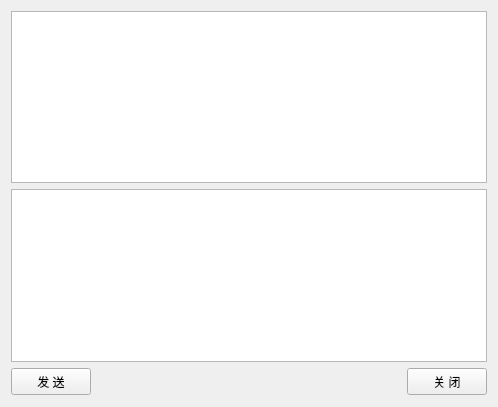
<?xml version="1.0" encoding="UTF-8"?>
<ui version="4.0">
 <class>Server</class>
 <widget class="QWidget" name="Server">
  <property name="geometry">
   <rect>
    <x>0</x>
    <y>0</y>
    <width>498</width>
    <height>407</height>
   </rect>
  </property>
  <property name="windowTitle">
   <string>Widget</string>
  </property>
  <layout class="QGridLayout" name="gridLayout">
   <item row="0" column="0" colspan="3">
    <widget class="QTextEdit" name="textEdit_read">
     <property name="readOnly">
      <bool>true</bool>
     </property>
    </widget>
   </item>
   <item row="1" column="0" colspan="3">
    <widget class="QTextEdit" name="textEdit_write"/>
   </item>
   <item row="2" column="0">
    <widget class="QPushButton" name="pushButton_send">
     <property name="minimumSize">
      <size>
       <width>0</width>
       <height>27</height>
      </size>
     </property>
     <property name="text">
      <string>发 送</string>
     </property>
    </widget>
   </item>
   <item row="2" column="1">
    <spacer name="horizontalSpacer">
     <property name="orientation">
      <enum>Qt::Horizontal</enum>
     </property>
     <property name="sizeHint" stdset="0">
      <size>
       <width>315</width>
       <height>28</height>
      </size>
     </property>
    </spacer>
   </item>
   <item row="2" column="2">
    <widget class="QPushButton" name="pushButton_close">
     <property name="minimumSize">
      <size>
       <width>0</width>
       <height>27</height>
      </size>
     </property>
     <property name="text">
      <string>关 闭</string>
     </property>
    </widget>
   </item>
  </layout>
 </widget>
 <layoutdefault spacing="6" margin="11"/>
 <resources/>
 <connections/>
</ui>
